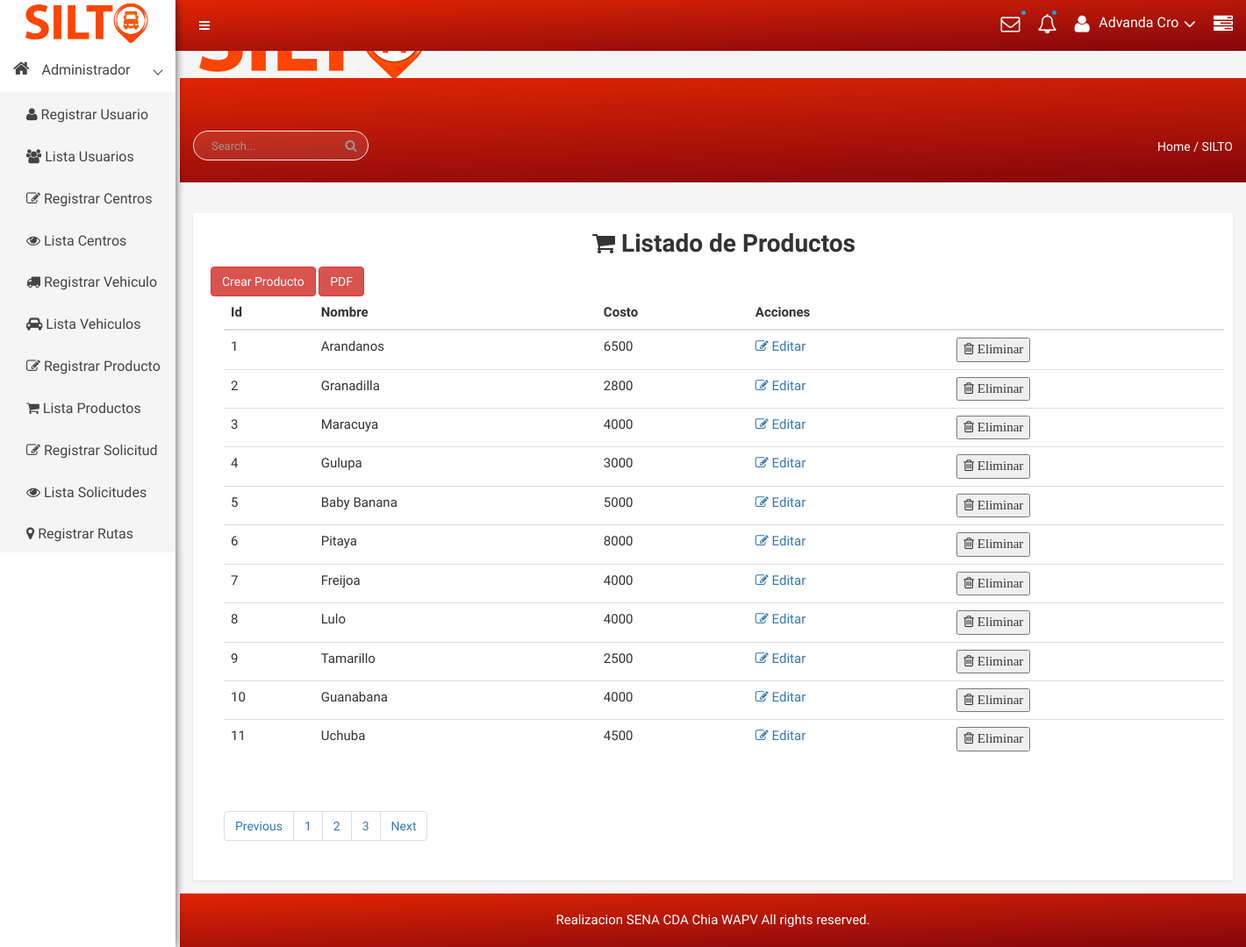
The page /producto (signed in) on the database its author committed.
### tables this page shows
CREATE TABLE `producto` (
  `id_producto` int(11) NOT NULL COMMENT 'Identificación de producto ',
  `nombre` varchar(11) NOT NULL COMMENT 'Nombre del producto',
  `costo` int(11) NOT NULL COMMENT 'Costo de producto por kilo.'
);

### libs/view.php (called while the page is built, shortened)
<?php
class View{
    function render($nombre){
        require 'views/' . $nombre . '.php';
    }
}
?>

### controllers/producto.php (called while the page is built, shortened)
<?php
    class Producto extends Controller{
        function __construct(){
            $this->view->mensaje="";
        }
        function render(){
            $productos = $this->view->datos = $this->model->read();
            $this->view->productos = $productos;
            $this->view->render('admin/listaproducto');
        }
    }
?>

### index.php (called while the page is built, shortened)
<?php
    require 'libs/database.php';
    require 'libs/view.php';
    $app = new App();
?>

### models/productomodel.php (called while the page is built, shortened)
<?php
    include_once('models/producto.php');
    class ProductoModel extends Model{
        public function read(){
            $items = [];
            try{
                $query = $this->db->connect()->query('SELECT * FROM producto');
                while($row = $query->fetch()){
                    $item = new ProductoDAO();
                    $item->id_producto = $row['id_producto'];
                    $item->nombre      = $row['nombre'];
                    $item->costo       = $row['costo'];
                    array_push($items, $item);
                }
                return $items;
            }catch(PDOException $e){
            if(constant("DEBUG")){
                echo $e->getMessage();
            }
                return [];
            }
        }
    }
?>

### libs/database.php (called while the page is built)
<?php
class Database{
    private $host;
    private $db;
    private $user;
    private $password;
    private $charset;
    public function __construct(){
        $this->host     = constant('HOST');
        $this->db       = constant('DB');
        $this->user     = constant('USER');
        $this->password = constant('PASSWORD');
        $this->charset  = constant('CHARSET');
    }
    function connect(){
        try{
            $connection = "mysql:host=" . $this->host . ";dbname=" . $this->db . ";charset=" . $this->charset;
            $options = [
                PDO::ATTR_ERRMODE            => PDO::ERRMODE_EXCEPTION,
                PDO::ATTR_EMULATE_PREPARES   => false,
            ];
            $pdo = new PDO($connection, $this->user, $this->password, $options);
            return $pdo;
        }catch(PDOException $e){
            print_r('Error connection: ' . $e->getMessage());
        }
    }
}
?>

### views/admin/listaproducto.php (the view, shortened to what this page needs)
<!DOCTYPE html>
<html lang="es">
<head>
<?php require 'views/head.php'; ?>
<body>
    <?php require 'views/header.php'; ?>
    <div class="product-status mg-tb-15">
        <div class="container-fluid">
            <div class="row">
                <div class="col-lg-12 col-md-12 col-sm-12 col-xs-12">
                    <div class="product-status-wrap">
                        <div id="main" class="container">
                            <h1 class="text-center"><i class="fa fa-shopping-cart" aria-hidden="true"></i> Listado de Productos </h1>
                            <div class=" row">
                            <button type="button" class="btn btn-danger" onClick='window.location.assign("<?php echo constant('URL'); ?>producto/crear")'>Crear Producto</button>
                            <button type="button" class="btn btn-danger" onClick='window.location.assign("<?php echo constant('URL'); ?>public/config.php")'>PDF</button><br>
                            </div>
                            <table id="tabla" class="table table-hover">
                                <thead class="thead-dark">
                                    <tr>
                                        <th  scope="col">Id</th>
                                        <th  scope="col">Nombre</th>
                                        <th  scope="col">Costo</th>
                                        <th  scope="col" colspan="2" class="text-center">Acciones</th>
                                    </tr>
                                </thead>
                                <tbody id="tbody-data">
                            <?php
                                include_once 'models/producto.php';
                                if(count($this->productos)>0){
                                    foreach ($this->productos as $row) {
                                        $producto = $row;
                            ?>
                                        <tr id="fila-<?php echo $producto->id_producto; ?>">
                                            <td><?php echo $producto->id_producto; ?>
                                            <td><?php echo $producto->nombre; ?>
                                            <td><?php echo $producto->costo; ?>
                                            <td><a href="<?php echo constant('URL') . 'producto/leer/' . $producto->id_producto; ?>"><i class="fa fa-pencil-square-o" aria-hidden="true"></i> Editar</a></td>
                                            <td><button class="bEliminar" data-controlador="producto" data-accion="eliminar" data-id="<?php echo $producto->id_producto; ?>"><i class="fa fa-trash-o" aria-hidden="true"> Eliminar</button></td>
                                        </tr>
                            <?php
                                    }
                                }else{
                            ?>
                                <tr><td colspan="6" class="text-center">NO HAY PRODUCTOS DISPONIBLES</td></tr>
                            <?php
                                }
                            ?>
                                </tbody>
                            </table><br>
                            <div class="custom-pagination">
                                <nav aria-label="Page navigation example">
                                    <ul class="pagination">
                                        <li class="page-item"><a class="page-link" href="">Previous</a></li>
                                        <li class="page-item"><a class="page-link" href="">1</a></li>
                                        <li class="page-item"><a class="page-link" href="">2</a></li>
                                        <li class="page-item"><a class="page-link" href="">3</a></li>
                                        <li class="page-item"><a class="page-link" href="">Next</a></li>
                                    </ul>
                                </nav>
                            </div>
                        </div>
                    </div>
                </div>
            </div>
        </div>
    </div>
    <?php require 'views/footer.php'; ?>
</body>
</html>

### public/css/main.css (style rules this page uses)
html { color: #222; font-size: 1em; line-height: 1.4; }

### public/css/style.css (style rules this page uses)
html, body { height: 100%; font-family: 'Play', sans-serif;font-weight:400;background:#f5f5f5; }
h1, h2, h3, h4, h5, h6 { margin: 0 0 10px; font-weight:700; }
ul { list-style: outside none none; margin: 0; padding: 0 }
.mg-tb-15 { margin:15px 0px; }
.product-sales-chart, .analytics-info-cs, .tranffic-als-inner, .analytics-rounded, .single-new-trend, .personal-info-wrap, .author-widgets-single, .calender-inner, .product-status-wrap, .review-tab-pro-inner, .income-dashone-total, .analytics-adminpro-wrap, .analytics-sparkle-line, .analysis-progrebar, .sparkline8-list, .sparkline9-list, .sparkline7-list, .sparkline10-list, .sparkline12-list, .sparkline13-list, .sparkline14-list, .sparkline13-list, .sparkline11-list, .x-editable-list, .code-editor-single, .blog-details-inner, .charts-single-pro, .about-sparkline, .sparkline-list, .button-ad-wrap, .tab-content-details, .sparkline16-list, .sparkline15-list, .tinymce-single { padding:20px; background:#fff; -webkit-box-shadow: 0px 1px 2px 0px rgba(0, 0, 0, 0.1); box-shadow: 0px 1px 2px 0px rgba(0, 0, 0, 0.1); }
.product-status-wrap table { width: 100%; }
.product-status-wrap table th { padding: 20px 5px; vertical-align: top; border-top: 1px solid #e9ecef; }
.product-status-wrap table th { vertical-align: bottom; border-bottom: 2px solid #e9ecef; }
.product-status-wrap th, .product-status-wrap td { padding: 10px; text-align: left; font-size: 15px; }
.product-status-wrap table td { padding: 9px 7px; border-top: 1px solid #e9ecef; }

### rows shown on the page
producto: id_producto "1", nombre "Arandanos", costo "6500"
producto: id_producto "2", nombre "Granadilla", costo "2800"
producto: id_producto "3", nombre "Maracuya", costo "4000"
producto: id_producto "4", nombre "Gulupa", costo "3000"
producto: id_producto "5", nombre "Baby Banana", costo "5000"
producto: id_producto "6", nombre "Pitaya", costo "8000"
producto: id_producto "7", nombre "Freijoa", costo "4000"
producto: id_producto "8", nombre "Lulo", costo "4000"
producto: id_producto "9", nombre "Tamarillo", costo "2500"
producto: id_producto "10", nombre "Guanabana", costo "4000"
producto: id_producto "11", nombre "Uchuba", costo "4500"
